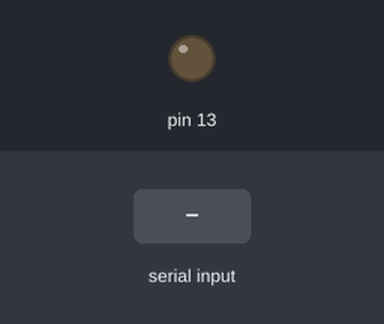
Simulated run of this sketch. Board: Arduino Uno, built with avr-gcc and run on an emulated ATmega328P. Parts: output pins drawn as LEDs (lit = HIGH). The test bench sets the inputs (shaded band).

Above: at 1.2 s.
1.3 s: "1\n" received over Serial
At 1.8 s:
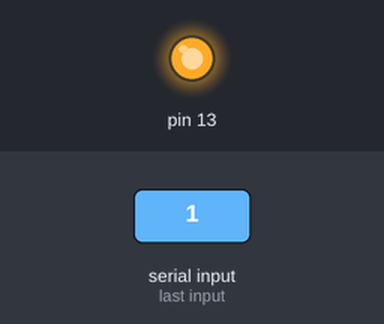
2.8 s: "0\n" received over Serial
At 4.2 s:
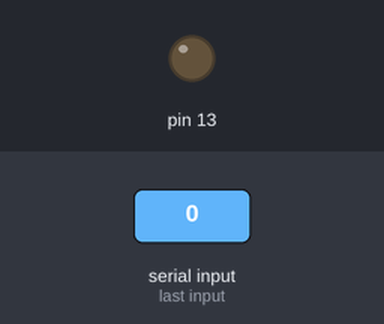
Timing chart, 0 to 5.8 s (numbered marks = the images above; inputs shaded):
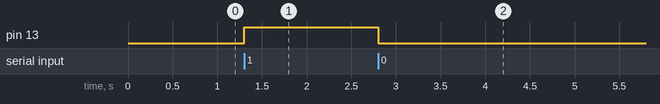

The sketch:

Serial_COM.ino
```cpp
const uint8_t LED {13U};   // LED_BUILTIN => L (13);
void setup() {
  Serial.begin(115200UL);
  pinMode(LED, OUTPUT);
}

void loop() {
  if(Serial.available() > 0) {
     char read_data = static_cast<char>(Serial.read());  //1byte 가져옵니다. // 버퍼가 빈다.
     if(read_data == '1') {
       digitalWrite(LED, HIGH);
     } else if(read_data == '0') {
       digitalWrite(LED, LOW);
     } else if(read_data == '\n') {
       Serial.println();
     } else {
       Serial.println(F("You pressed the wrong number."));
     }
  }
  delay(100UL); //0.1s delay
}
```

Measured:
- after the input at 1.3 s, pin 13: LOW → HIGH at once
- after the input at 2.8 s, pin 13: HIGH → LOW at once
